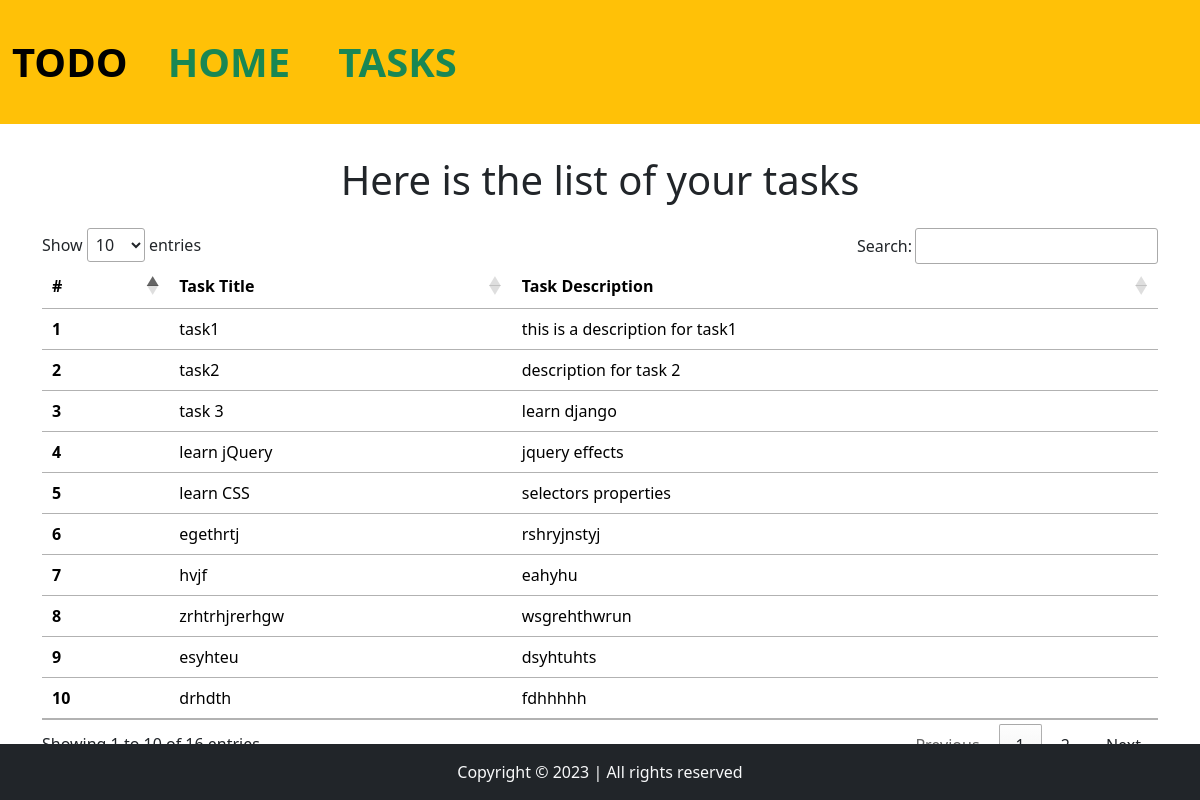
The page /tasks on the database its author committed.
### home/models.py (models this page shows)
class Task(models.Model):
    taskTitle = models.CharField(max_length=30)
    taskDesc = models.TextField()
    time = models.DateTimeField(auto_now_add=True)
    def __str__(self):
        return self.taskTitle

### home/views.py (the view)
# urls.py: path('tasks', views.tasks, name="tasks")
def tasks(request):
    allTasks = Task.objects.all()
    print(allTasks)
    context = {'tasks': allTasks}
    return render(request, 'tasks.html', context)

### templates/tasks.html (shortened to what this page needs)
{% load static %}
<!DOCTYPE html>
<html lang="en">
  <head>
    <link
      href="https://cdn.jsdelivr.net/npm/bootstrap@5.3.2/dist/css/bootstrap.min.css"
      rel="stylesheet"
    />
    <link
      rel="stylesheet"
      href="https://cdn.datatables.net/1.13.7/css/jquery.dataTables.min.css"
    />
  </head>
  <body>
    <nav class="navbar navbar-expand-lg bg-warning">
      <div class="container-fluid">
        <a class="navbar-brand fs-1 fw-bold" href="#">TODO</a>
        <div class="collapse navbar-collapse" id="navbarSupportedContent">
          <ul class="navbar-nav me-auto mb-2 mb-lg-0">
            <li class="nav-item m-3">
              <a
                class="nav-link text-uppercase fs-1 fw-bold text-success"
                aria-current="page"
                href="/"
                >Home</a
              >
            </li>
            <li class="nav-item m-3">
              <a
                class="nav-link text-uppercase fs-1 fw-bold text-success"
                href="/tasks"
                >Tasks</a
              >
            </li>
          </ul>
        </div>
      </div>
    </nav>
    <div class="container my-3">
      <h1 class="text-center py-3">Here is the list of your tasks</h1>
      <table class="table" id="taskTable">
        <thead>
          <tr>
            <th scope="col">#</th>
            <th scope="col">Task Title</th>
            <th scope="col">Task Description</th>
          </tr>
        </thead>
        <tbody class="table-group-divider">
          {% for task in tasks %}
          <tr>
            <th scope="row">{{forloop.counter}}</th>
            <td>{{task.taskTitle}}</td>
            <td>{{task.taskDesc}}</td>
          </tr>
          {% endfor %}
        </tbody>
      </table>
    </div>
    <footer>
      <p class="text-center bg-dark text-light fixed-bottom my-0 py-3">
        Copyright &copy; 2023 | All rights reserved
      </p>
    </footer>
  </body>
</html>

### rows shown on the page
Task: taskTitle "task1", taskDesc "this is a description for task1"
Task: taskTitle "task2", taskDesc "description for task 2"
Task: taskTitle "task 3", taskDesc "learn django"
Task: taskTitle "learn jQuery", taskDesc "jquery effects"
Task: taskTitle "learn CSS", taskDesc "selectors properties"
Task: taskTitle "egethrtj", taskDesc "rshryjnstyj"
Task: taskTitle "hvjf", taskDesc "eahyhu"
Task: taskTitle "zrhtrhjrerhgw", taskDesc "wsgrehthwrun"
Task: taskTitle "esyhteu", taskDesc "dsyhtuhts"
Task: taskTitle "drhdth", taskDesc "fdhhhhh"
